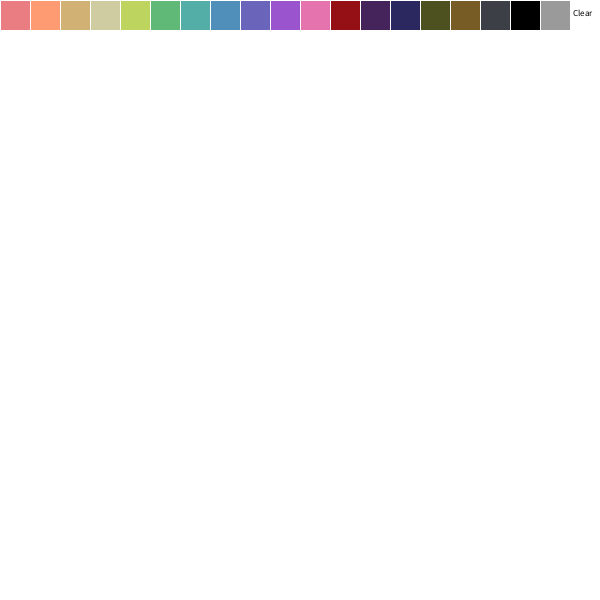
Frame 1 (no input)
Frame 60 (the mouse pressed at the canvas centre just before this capture): identical to frame 1, image omitted
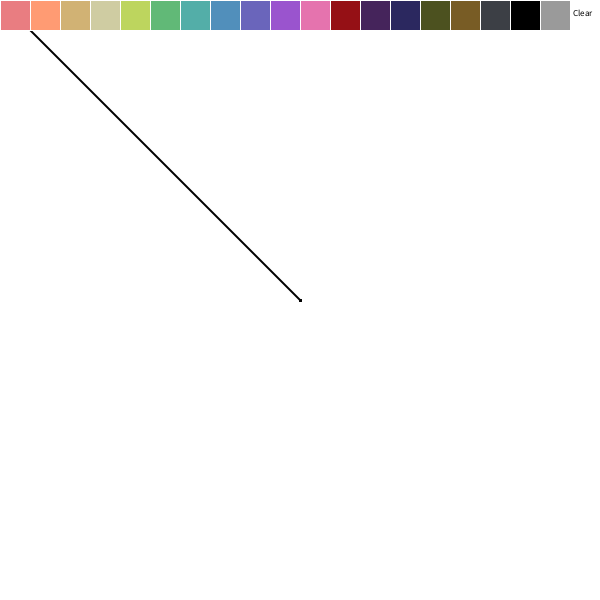
Frame 120 (the mouse held since frame 60 and released just before this capture)

The Processing sketch that drew these frames (run headless with seeded random() and noise(); from frame 60 on, the mouse is pressed at the canvas centre):

// Processing sketch: processing_162137
// ── processing_162137.pde

color paintColor = color(0, 0, 0);
int box = 30;

void setup() {
  size(600, 600);
  background(255);
  stroke(0, 0, 0);
}

void draw() {
  strokeWeight(1);
  stroke(255);


  fill(233, 125, 129);
  rect (0, 0, box, box);

  fill(255, 155, 115);
  rect(30, 0, box, box);

  fill(209, 178, 116);
  rect(60, 0, box, box);

  fill(207, 204, 162);
  rect(90, 0, box, box);

  fill(189, 213, 94);
  rect(120, 0, box, box);

  fill(97, 185, 119);
  rect(150, 0, box, box);

  fill(83, 174, 168);
  rect(180, 0, box, box);

  fill(81, 143, 187);
  rect(210, 0, box, box);

  fill(106, 101, 187);
  rect(240, 0, box, box);

  fill(154, 84, 206);
  rect(270, 0, box, box);

  fill(229, 115, 174);
  rect(300, 0, box, box);

  fill(149, 16, 21);
  rect(330, 0, box, box);

  fill(69, 36, 91);
  rect(360, 0, box, box);

  fill(43, 40, 95);
  rect(390, 0, box, box);

  fill(76, 81, 31);
  rect(420, 0, box, box);

  fill(120, 92, 37);
  rect(450, 0, box, box);

  fill(60, 63, 69);
  rect(480, 0, box, box);

  fill(0, 0, 0);
  rect(510, 0, box, box);

  fill(154, 154, 154);
  rect(540, 0, box, box);

  //clear
  fill(255);
  rect(570, 0, box, box);

  fill(0);
  textSize(9);
  text("Clear", 573, 10, box, box);
  


  //painting 
  if (mousePressed == true) {

    if (mouseX < 30 && mouseX > 0 && mouseY < box && mouseY > 0) {
      paintColor = color(233, 125, 129);
    }
    if (mouseX < 60 && mouseX >30 && mouseY <box && mouseY >0) {
      paintColor = color(255, 155, 115);
    }
    if (mouseX < 90 && mouseX >60 && mouseY <box && mouseY >0) {
      paintColor = color(209, 178, 116);
    }
    if (mouseX < 120 && mouseX >90 && mouseY <box && mouseY >0) {
      paintColor = color(207, 204, 162);
    }
    if (mouseX < 150 && mouseX >120 && mouseY <box && mouseY >0) {
      paintColor = color(189, 213, 94);
    }
    if (mouseX < 180 && mouseX >150 && mouseY <box && mouseY >0) {
      paintColor = color(97, 185, 119);
    }
    if (mouseX < 210 && mouseX >180 && mouseY <box && mouseY >0) {
      paintColor = color(83, 174, 168);
    }
    if (mouseX < 240 && mouseX >210 && mouseY <box && mouseY >0) {
      paintColor = color(81, 143, 187);
    }
    if (mouseX < 270 && mouseX >240 && mouseY <box && mouseY >0) {
      paintColor = color(106, 101, 187);
    }
    if (mouseX < 300 && mouseX >270 && mouseY <box && mouseY >0) {
      paintColor = color(154, 84, 206);
    }
    if (mouseX < 330 && mouseX >300 && mouseY <box && mouseY >0) {
      paintColor = color(229, 115, 174);
    }
    if (mouseX < 360 && mouseX >330 && mouseY <box && mouseY >0) {
      paintColor = color(149, 16, 21);
    }
    if (mouseX < 390 && mouseX >360 && mouseY <box && mouseY >0) {
      paintColor = color(69, 36, 91);
    }
    if (mouseX < 420 && mouseX >390 && mouseY <box && mouseY >0) {
      paintColor = color(43, 40, 95);
    }
    if (mouseX < 450 && mouseX >420 && mouseY <box && mouseY >0) {
      paintColor = color(76, 81, 31);
    }
    if (mouseX < 480 && mouseX >450 && mouseY <box && mouseY >0) {
      paintColor = color(120, 92, 37);
    }
    if (mouseX < 510 && mouseX >480 && mouseY <box && mouseY >0) {
      paintColor = color(60, 63, 69);
    }
    if (mouseX < 540 && mouseX >510 && mouseY <box && mouseY >0) {
      paintColor = color(0, 0, 0);
    }
    if (mouseX < 570 && mouseX >540 && mouseY <box && mouseY >0) {
      paintColor = color(154, 154, 154);
    }
    if (mouseX < 600 && mouseX >570 && mouseY <box && mouseY >0) {
      background(255);
    }

    strokeWeight(2);
    stroke(paintColor);
    if (mouseY > 30) line(pmouseX, pmouseY, mouseX, mouseY);
  }
} 
